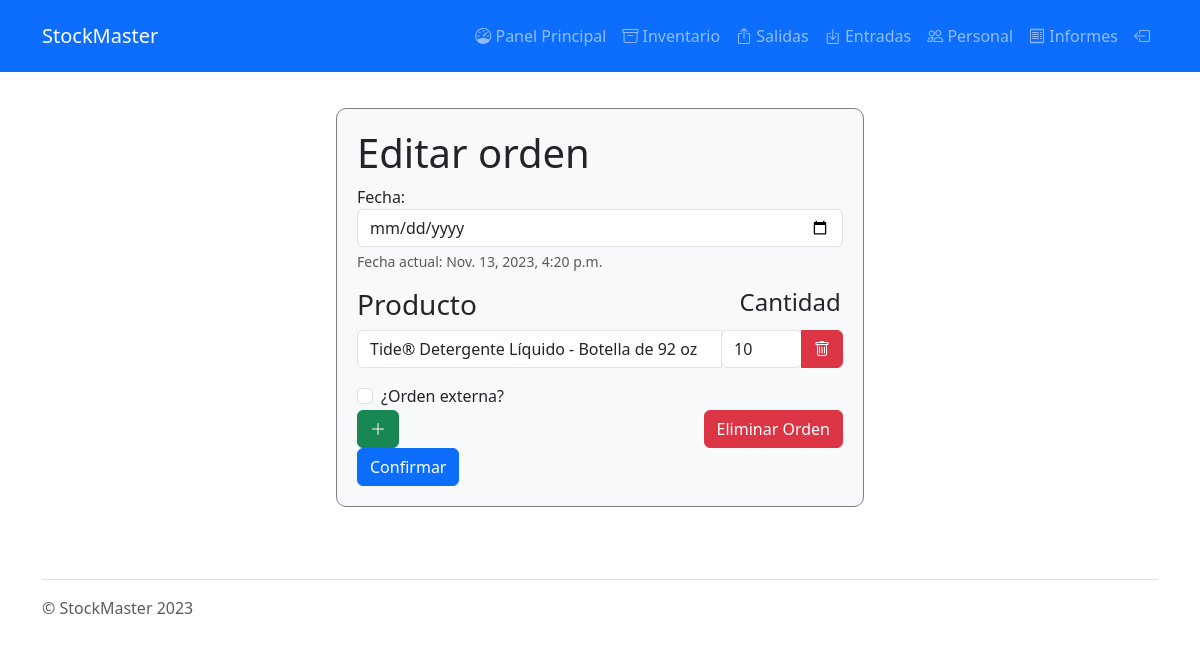
The app's page /historial/editar-orden-entrada/2/ (signed in) with its own data.
### InputHistory/models.py (models this page shows, shortened)
class InputOrder(models.Model):
    date_created = models.DateTimeField(auto_now_add=True)
    """DateTimeField: The date and time when the order was created."""
    specialNotes = models.TextField(max_length=600, blank=True)
    isExternal = models.BooleanField(default=False)

class InputOrderItem(models.Model):
    product = models.ForeignKey(Product, on_delete=models.CASCADE)
    """ForeignKey: The product associated with the input order item."""
    quantity = models.PositiveIntegerField(default=0)
    """PositiveIntegerField: The quantity of the product in the input order item."""
    inputOrder = models.ForeignKey(InputOrder, on_delete=models.CASCADE)
    """ForeignKey: The input order associated with the item."""
    date_created = models.DateTimeField(auto_now_add=True, blank=True,)

### Product/models.py (models this page shows, shortened)
class Product(models.Model):
    name = models.CharField(max_length=255)
    """
    str: The name of the product.
    """
    SKU = models.CharField(max_length=255, unique=True)
    """
    str: The stock keeping unit of the product.
    """
    price = models.FloatField(default=0.0)
    """
    float: The price of the product.
    """
    quantity = models.PositiveIntegerField(default=0)
    """
    int: The current stock quantity of the product.
    """
    image = models.ImageField(upload_to='uploads/%Y/%m/%d/', blank=True)
    """
    str: The image associated with the product.
    """
    threshold = models.PositiveIntegerField(default=0)
    """
    int: The threshold indicating low stock.
    """
    category = models.CharField(max_length=255, choices=[
        ('ELE', 'Eléctrico'),
        ('PLU', 'Plomería'),
        ('OFF', 'Oficina'),
        ('CLE', 'Limpieza')
    ])
    """
    str: The category of the product.
    """
    isExternal = models.BooleanField(default=False)
    """
    bool: Indicates if the product is acquired from outside the institution.
    """
    history = HistoricalRecords()
    """
    :meta private:
    HistoricalRecords: Used to manage historical modifications of the product.
    """

### OutputHistory/views.py (the view, shortened to what this page needs)
# urls.py: path('editar-orden-entrada/<int:orderid>/', views.inputOrderEdit, name="inputOrderEdit"),
@login_required(login_url='login')
def inputOrderEdit(request, orderid):
    order = get_object_or_404(InputOrder, id=orderid)
    allProducts = Product.objects.all()
    context = {
        'order': order,
        'allProducts': allProducts,
    }
    return render(request, 'inputHistory-edit.html', context)

### templates/inputHistory-edit.html (shortened to what this page needs)
{% extends 'base.html' %}
{% block content %}
    <html lang="en">
    <head>
    </head>
    <body>
    <section class="p-5">
        <div class="container middle-container">
            <div class="custom-form bg-light">
                <h1>Editar orden</h1>
                <form action="{% url 'inputOrderEdit' order.id %}" method="post">
                    <div class="mb-3">
                        <label for="date">Fecha:</label>
                        <input type="date" class="form-control" id="date" name="date">
                        <div class="form-text">Fecha actual: {{ order.date_created }}</div>
                    </div>
                    <div class="row">
                        <div class="col-md-9">
                            <h3>Producto</h3>
                        </div>
                        <div class="col-md-3">
                            <h4>Cantidad</h4>
                        </div>
                    </div>
                    <div id="productRows">
                        {% for productA in order.inputorderitem_set.all %}
                            <div class="mb-3 input-group">
                                <input class="form-control" list="datalistOptions" id="product{{ forloop.counter }}"
                                       name="product{{ forloop.counter }}"
                                       value="{{ productA.product.name }}" required>
                                <div class="col-md-2">
                                    <input class="form-control" type="number" min="0" step="1"
                                           value="{{ productA.quantity }}" name="quantity{{ forloop.counter }}"
                                           id="quantity{{ forloop.counter }}"
                                           required>
                                </div>
                                <button type="button" class="btn btn-danger" onclick="deleteRow(this)"
                                        name="removeProduct{{ forloop.counter }}"><i class="bi bi-trash"></i></button>
                            </div>
                        {% endfor %}
                    </div>
                    <div class="form-check">
                        <input class="form-check-input" type="checkbox" id="external" name="external">
                        <label class="form-check-label" for="flexCheckDefault">
                            ¿Orden externa?
                        </label>
                    </div>
                    <div class="row justify-content-between">
                        <div class="col-md-4">
                            <button type="button" class="btn btn-success" onclick="addRow()"><i
                                    class="bi bi-plus-lg"></i></button>
                            <button type="submit" class="btn btn-primary">Confirmar</button>
                        </div>
                        <div class="col-md-4 text-end">
                            <button type="button" class="btn btn-danger" onclick="deleteOrder()">Eliminar Orden</button>
                        </div>
                    </div>
                </form>
            </div>
        </div>
    </section>
    </body>
    </html>
{% endblock content %}

### templates/base.html (style rules this page uses)
body::before { display: block; content: ""; height: 60px; }

### templates/inputHistory-edit.html (style rules this page uses)
.custom-form { border-radius: 10px; padding: 20px; border: gray solid 1px; }
.middle-container { width: 50%; margin: auto; }

### records on screen
InputOrder: date_created "Nov. 13, 2023, 4:20 p.m."
InputOrderItem: product.name "Tide® Detergente Líquido - Botella de 92 oz", quantity "10"
